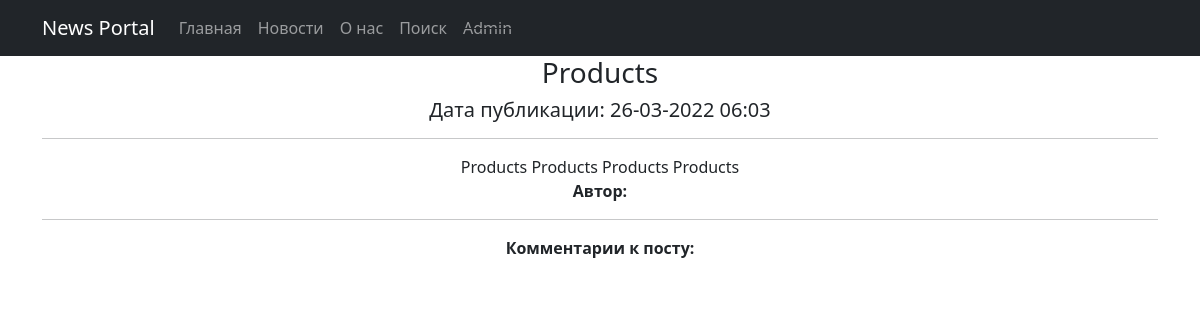
Screenshot of /news/10 with the database file from the repository.
### NewsPortalApp/models.py (models this page shows, shortened)
class Post(models.Model):
    author_connect = models.ForeignKey(Author, on_delete=models.CASCADE)
    NEWS = 'NW'
    ARTICLE = 'AR'
    CATEGORY_CHOISES = (
        (NEWS, 'Новость'),
        (ARTICLE, 'Статья')
    )
    category_type = models.CharField(max_length=2, choices=CATEGORY_CHOISES, default=ARTICLE)
    date_create = models.DateTimeField(auto_now_add=True, verbose_name='Дата публикации')
    post_category = models.ManyToManyField(Category, through='PostCategory')
    title = models.CharField(max_length=128, verbose_name='Заголовок')
    text = models.TextField(verbose_name='Текст')
    rating = models.SmallIntegerField(default=0)
    class Meta:
        verbose_name = 'Публикация'
        verbose_name_plural = 'Публикации'

### NewsPortalApp/views.py (the view)
# urls.py: path('<int:pk>', PostDetail.as_view()),
class PostDetail(DetailView):
    model = Post
    template_name = 'post.html'
    context_object_name = 'post'
    def get_context_data(self, **kwargs):
        context = super().get_context_data(**kwargs)
        context['objects'] = Post.objects.select_related().all()
        return context

### NewsPortalApp/templatetags/customfilters.py (called while the page is built)
@register.filter(name='censor')
def censor(text):
    replace_values = {'lol': 'l**', 'bot': 'b**'}
    for i, j in replace_values.items():
        text = text.replace(i, j)
    return text

### templates/post.html (shortened to what this page needs)
{% extends 'flatpages/default.html' %}
{% load customfilters %}
{% block content %}
<h3>{{ post.title|censor }}</h3>
<h5>Дата публикации: {{ post.date_create|date:'d-m-Y h:m' }}</h5>
<hr>
{{ post.text|censor }}
<br><b>Автор: {{ author.user.username }}</b>
<hr><b>Комментарии к посту:</b>
{% endblock content %}

### rows the page displays
Post: title|censor "Products", date_create "26-03-2022 06:03", text|censor "Products Products Products Products"
